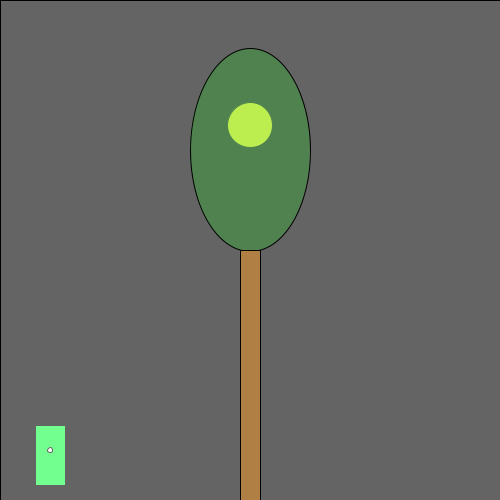
Frame 1 (no input)
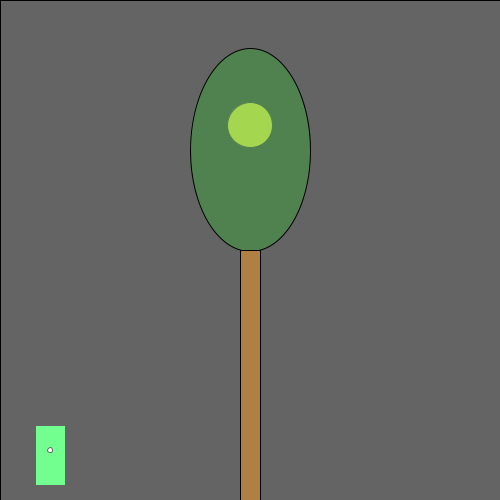
Frame 60 (the mouse pressed at the canvas centre just before this capture)
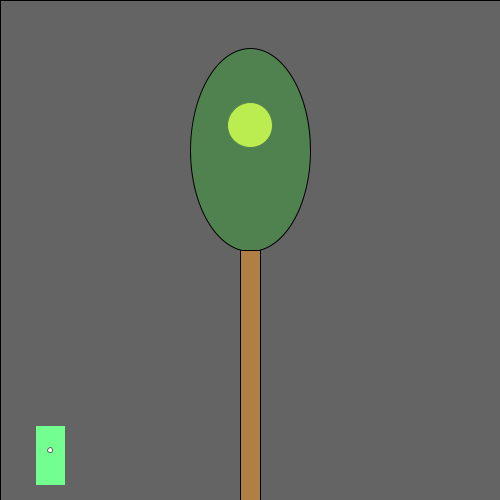
Frame 120 (the mouse held since frame 60 and released just before this capture)

The Processing sketch that drew these frames (run headless with seeded random() and noise(); from frame 60 on, the mouse is pressed at the canvas centre):

// Processing sketch: processing_108835
// ── processing_108835.pde

/*
  Charles Stringer
  September 10, 2013
  Models a light that is triggered by motion (in this case, motion
  of the mouse).  The light also has a timer.  So, motion turns on the
  light, but a certain amount of time passing with no motion will
  cause the light to turn off again.
*/

// How close you need to get to the
// light sensor in order to turn on
// the light.  Higher values make it
// easier to trigger the light.  Distance
// is measured in pixels.
final int TRIGGER_DISTANCE = 50;

// The location of the sensor:
final int SWITCH_CENTER_X = 50;
final int SWITCH_CENTER_Y = 450;

// seconds until light shuts off automatically when there is no motion
final float SECONDS_UNTIL_AUTO_SHUTOFF = 10; 

// Light will initially be on because of this next value.
// Want the light off initially?  
// Set this to something less than SECONDS_UNTIL_AUTO_SHUTOFF
float timeOfLastTrigger = 0; 
boolean revealTriggerRegion = false;

// Just choose a window size
void setup() {
  size(500, 500);
}

// Each time the mouse moves, check to see
// if it triggered the motion sensor
void mouseMoved() {
  if (motionSensorWasTriggered()) {
    timeOfLastTrigger = millis()/1000.0;
  }
}

// When a key is pressed, toggle the "cheat" that
// reveals the motion sensor's trigger region.
void keyPressed() {
  revealTriggerRegion = !revealTriggerRegion;
}

// Draw the various parts of the scene
void draw() {
  background(0);

  drawLightSwitch();
  drawLamp();  
  drawTriggerRegion();
}

// Draws all components of the lamp
void drawLamp() {
  drawLight();
  fill(0, 255, 0, 50);
  ellipse(250,150,120,203);
  fill(175, 127, 67);
  rect(240, 250, 20, 250);
}

// How the light gets drawn depends on whether
// the lightbulb is lit.
void drawLight() {

  if (secondsSinceLastTrigger() < SECONDS_UNTIL_AUTO_SHUTOFF) {
    // If the light is on:
    int strength = (int)random(156, 256);
    fill(strength, strength, 0);
    ellipse(250, 125, 45, 45);
    fill(255, 100);
    rect(0, 0, width, height);
  }

  else {
    // Light is off:
    fill(10, 10, 0);
    ellipse(250, 125, 45, 45);
  }
}

// Draw the light switch/sensor
void drawLightSwitch() {
  fill(25, 255, 70);
  rect(SWITCH_CENTER_X - 15, SWITCH_CENTER_Y - 25, 30, 60);
  fill(255);
  ellipse(SWITCH_CENTER_X, SWITCH_CENTER_Y, 5, 5);
}

// Return true if the mouse triggered the sensor
boolean motionSensorWasTriggered() {
  return distanceFromLightSwitch() < TRIGGER_DISTANCE;
}

// Compute the distance between the mouse and the sensor
float distanceFromLightSwitch() {  
  return dist(mouseX, mouseY, SWITCH_CENTER_X, SWITCH_CENTER_Y);
}

// Determine how long it has been since the motion sensor
// was last turned on.
float secondsSinceLastTrigger() {
  return millis()/1000.0 - timeOfLastTrigger;
}

// Show a "cheat" region so that you know where the mouse
// needs to go in order to trigger the light sensor
void drawTriggerRegion() {
  if (revealTriggerRegion) {
    fill(255, 25);
    ellipse(SWITCH_CENTER_X, SWITCH_CENTER_Y, 
    TRIGGER_DISTANCE * 2, TRIGGER_DISTANCE * 2);
  }
}
